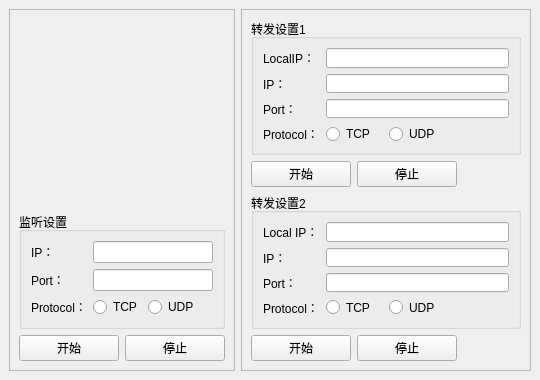
<?xml version="1.0" encoding="UTF-8"?>
<ui version="4.0">
 <class>MainWindow</class>
 <widget class="QMainWindow" name="MainWindow">
  <property name="geometry">
   <rect>
    <x>0</x>
    <y>0</y>
    <width>540</width>
    <height>380</height>
   </rect>
  </property>
  <property name="sizePolicy">
   <sizepolicy hsizetype="Preferred" vsizetype="Preferred">
    <horstretch>0</horstretch>
    <verstretch>0</verstretch>
   </sizepolicy>
  </property>
  <property name="minimumSize">
   <size>
    <width>540</width>
    <height>380</height>
   </size>
  </property>
  <property name="maximumSize">
   <size>
    <width>540</width>
    <height>380</height>
   </size>
  </property>
  <property name="windowTitle">
   <string>网络包转发工具</string>
  </property>
  <property name="windowIcon">
   <iconset>
    <normaloff>C:/Users/admin/Desktop/vazyme_.png</normaloff>C:/Users/admin/Desktop/vazyme_.png</iconset>
  </property>
  <widget class="QWidget" name="centralwidget">
   <layout class="QHBoxLayout" name="horizontalLayout">
    <item>
     <widget class="QFrame" name="frame">
      <property name="frameShape">
       <enum>QFrame::StyledPanel</enum>
      </property>
      <property name="frameShadow">
       <enum>QFrame::Raised</enum>
      </property>
      <layout class="QFormLayout" name="formLayout">
       <item row="0" column="0">
        <spacer name="verticalSpacer">
         <property name="orientation">
          <enum>Qt::Vertical</enum>
         </property>
         <property name="sizeHint" stdset="0">
          <size>
           <width>20</width>
           <height>40</height>
          </size>
         </property>
        </spacer>
       </item>
       <item row="1" column="0" colspan="2">
        <widget class="QGroupBox" name="groupBox">
         <property name="title">
          <string>监听设置</string>
         </property>
         <layout class="QGridLayout" name="gridLayout">
          <item row="2" column="1">
           <widget class="QRadioButton" name="btnTCPListen">
            <property name="text">
             <string>TCP</string>
            </property>
           </widget>
          </item>
          <item row="0" column="0">
           <widget class="QLabel" name="label">
            <property name="text">
             <string>IP：</string>
            </property>
           </widget>
          </item>
          <item row="1" column="0">
           <widget class="QLabel" name="label_2">
            <property name="text">
             <string>Port：</string>
            </property>
           </widget>
          </item>
          <item row="2" column="0">
           <widget class="QLabel" name="label_5">
            <property name="text">
             <string>Protocol：</string>
            </property>
           </widget>
          </item>
          <item row="0" column="1" colspan="3">
           <widget class="QLineEdit" name="edtIPListen"/>
          </item>
          <item row="1" column="1" colspan="3">
           <widget class="QLineEdit" name="edtPortListen">
            <property name="inputMethodHints">
             <set>Qt::ImhDigitsOnly</set>
            </property>
           </widget>
          </item>
          <item row="2" column="2">
           <widget class="QRadioButton" name="btnUDPListen">
            <property name="text">
             <string>UDP</string>
            </property>
           </widget>
          </item>
         </layout>
        </widget>
       </item>
       <item row="4" column="0">
        <widget class="QPushButton" name="btnListenStart">
         <property name="minimumSize">
          <size>
           <width>100</width>
           <height>0</height>
          </size>
         </property>
         <property name="maximumSize">
          <size>
           <width>100</width>
           <height>16777215</height>
          </size>
         </property>
         <property name="text">
          <string>开始</string>
         </property>
        </widget>
       </item>
       <item row="4" column="1">
        <widget class="QPushButton" name="btnListenStop">
         <property name="minimumSize">
          <size>
           <width>100</width>
           <height>0</height>
          </size>
         </property>
         <property name="maximumSize">
          <size>
           <width>100</width>
           <height>16777215</height>
          </size>
         </property>
         <property name="text">
          <string>停止</string>
         </property>
        </widget>
       </item>
      </layout>
     </widget>
    </item>
    <item>
     <widget class="QFrame" name="frame_2">
      <property name="frameShape">
       <enum>QFrame::StyledPanel</enum>
      </property>
      <property name="frameShadow">
       <enum>QFrame::Raised</enum>
      </property>
      <layout class="QFormLayout" name="formLayout_2">
       <item row="1" column="0">
        <widget class="QPushButton" name="btnTrans1Start">
         <property name="minimumSize">
          <size>
           <width>100</width>
           <height>0</height>
          </size>
         </property>
         <property name="maximumSize">
          <size>
           <width>100</width>
           <height>16777215</height>
          </size>
         </property>
         <property name="text">
          <string>开始</string>
         </property>
        </widget>
       </item>
       <item row="5" column="0">
        <widget class="QPushButton" name="btnTrans2Start">
         <property name="minimumSize">
          <size>
           <width>100</width>
           <height>0</height>
          </size>
         </property>
         <property name="maximumSize">
          <size>
           <width>100</width>
           <height>16777215</height>
          </size>
         </property>
         <property name="text">
          <string>开始</string>
         </property>
        </widget>
       </item>
       <item row="5" column="1">
        <widget class="QPushButton" name="btnTrans2Stop">
         <property name="minimumSize">
          <size>
           <width>100</width>
           <height>0</height>
          </size>
         </property>
         <property name="maximumSize">
          <size>
           <width>100</width>
           <height>16777215</height>
          </size>
         </property>
         <property name="text">
          <string>停止</string>
         </property>
        </widget>
       </item>
       <item row="0" column="0" colspan="2">
        <widget class="QGroupBox" name="groupBox_2">
         <property name="sizePolicy">
          <sizepolicy hsizetype="Expanding" vsizetype="Preferred">
           <horstretch>0</horstretch>
           <verstretch>0</verstretch>
          </sizepolicy>
         </property>
         <property name="title">
          <string>转发设置1</string>
         </property>
         <layout class="QGridLayout" name="gridLayout_2">
          <item row="4" column="0">
           <widget class="QLabel" name="label_8">
            <property name="text">
             <string>Protocol：</string>
            </property>
           </widget>
          </item>
          <item row="3" column="0">
           <widget class="QLabel" name="label_3">
            <property name="text">
             <string>Port：</string>
            </property>
           </widget>
          </item>
          <item row="3" column="1" colspan="3">
           <widget class="QLineEdit" name="edtPortTrans1">
            <property name="inputMethodHints">
             <set>Qt::ImhDigitsOnly</set>
            </property>
           </widget>
          </item>
          <item row="0" column="1" colspan="3">
           <widget class="QLineEdit" name="edtLocalIPTrans1"/>
          </item>
          <item row="0" column="0">
           <widget class="QLabel" name="label_4">
            <property name="text">
             <string>LocalIP：</string>
            </property>
           </widget>
          </item>
          <item row="4" column="1">
           <widget class="QRadioButton" name="btnTCPTrans1">
            <property name="text">
             <string>TCP</string>
            </property>
           </widget>
          </item>
          <item row="4" column="2">
           <widget class="QRadioButton" name="btnUDPTrans1">
            <property name="text">
             <string>UDP</string>
            </property>
           </widget>
          </item>
          <item row="2" column="0">
           <widget class="QLabel" name="label_13">
            <property name="text">
             <string>IP：</string>
            </property>
           </widget>
          </item>
          <item row="2" column="1" colspan="3">
           <widget class="QLineEdit" name="edtIPTrans1"/>
          </item>
         </layout>
        </widget>
       </item>
       <item row="1" column="1">
        <widget class="QPushButton" name="btnTrans1Stop">
         <property name="minimumSize">
          <size>
           <width>100</width>
           <height>0</height>
          </size>
         </property>
         <property name="maximumSize">
          <size>
           <width>100</width>
           <height>16777215</height>
          </size>
         </property>
         <property name="text">
          <string>停止</string>
         </property>
        </widget>
       </item>
       <item row="4" column="0" colspan="2">
        <widget class="QGroupBox" name="groupBox_3">
         <property name="sizePolicy">
          <sizepolicy hsizetype="Expanding" vsizetype="Preferred">
           <horstretch>0</horstretch>
           <verstretch>0</verstretch>
          </sizepolicy>
         </property>
         <property name="title">
          <string>转发设置2</string>
         </property>
         <layout class="QGridLayout" name="gridLayout_3">
          <item row="3" column="0">
           <widget class="QLabel" name="label_7">
            <property name="text">
             <string>Port：</string>
            </property>
           </widget>
          </item>
          <item row="5" column="0">
           <widget class="QLabel" name="label_9">
            <property name="text">
             <string>Protocol：</string>
            </property>
           </widget>
          </item>
          <item row="3" column="1" colspan="3">
           <widget class="QLineEdit" name="edtPortTrans2">
            <property name="inputMethodHints">
             <set>Qt::ImhDigitsOnly</set>
            </property>
           </widget>
          </item>
          <item row="0" column="0">
           <widget class="QLabel" name="label_6">
            <property name="text">
             <string>Local IP：</string>
            </property>
           </widget>
          </item>
          <item row="5" column="1">
           <widget class="QRadioButton" name="btnTCPTrans2">
            <property name="text">
             <string>TCP</string>
            </property>
           </widget>
          </item>
          <item row="5" column="2">
           <widget class="QRadioButton" name="btnUDPTrans2">
            <property name="text">
             <string>UDP</string>
            </property>
           </widget>
          </item>
          <item row="0" column="1" colspan="3">
           <widget class="QLineEdit" name="edtLocalIPTrans2"/>
          </item>
          <item row="2" column="0">
           <widget class="QLabel" name="label_14">
            <property name="text">
             <string>IP：</string>
            </property>
           </widget>
          </item>
          <item row="2" column="1" colspan="3">
           <widget class="QLineEdit" name="edtIPTrans2">
            <property name="inputMethodHints">
             <set>Qt::ImhNone</set>
            </property>
           </widget>
          </item>
         </layout>
        </widget>
       </item>
      </layout>
     </widget>
    </item>
   </layout>
  </widget>
 </widget>
 <resources/>
 <connections/>
</ui>
